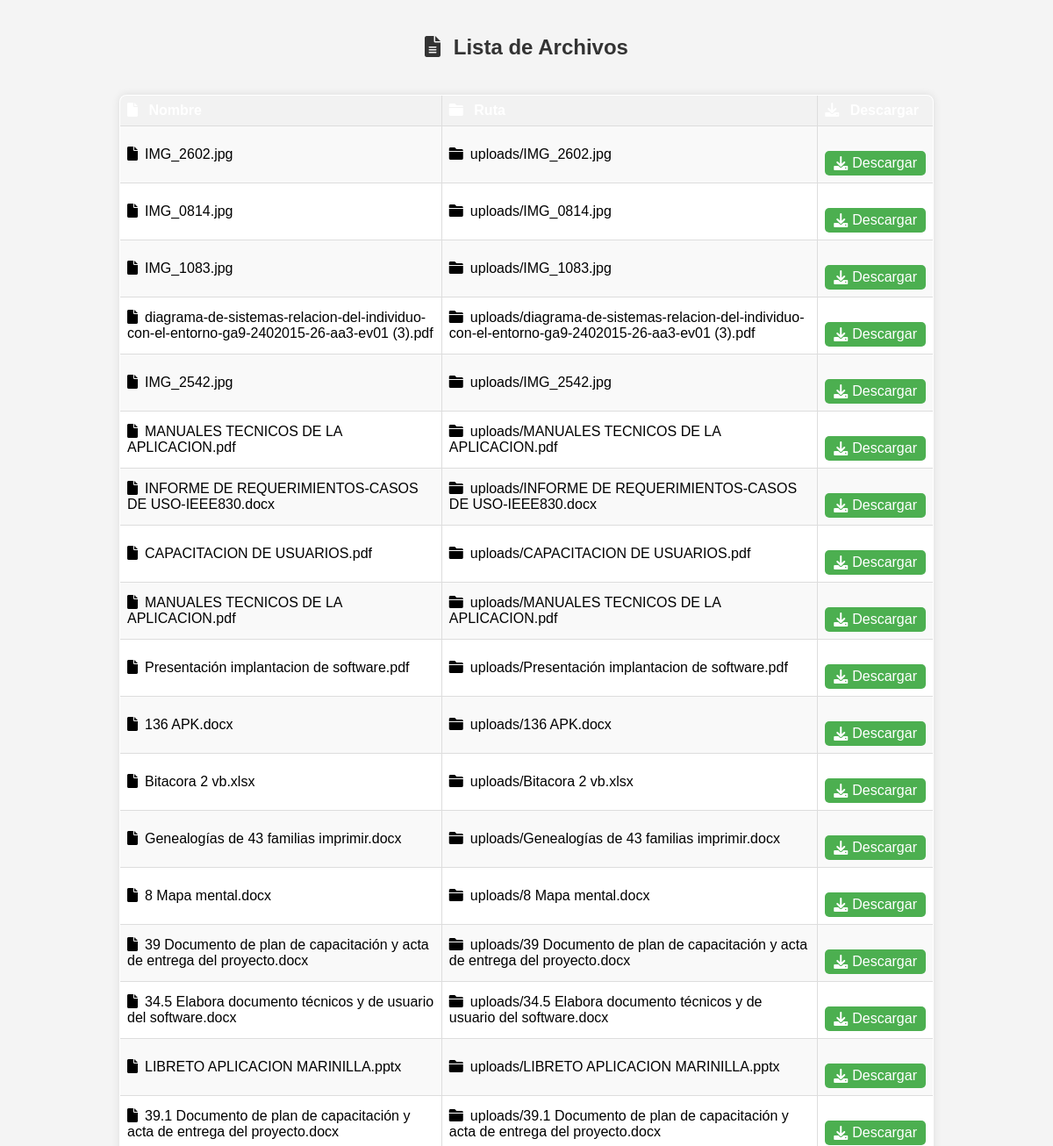
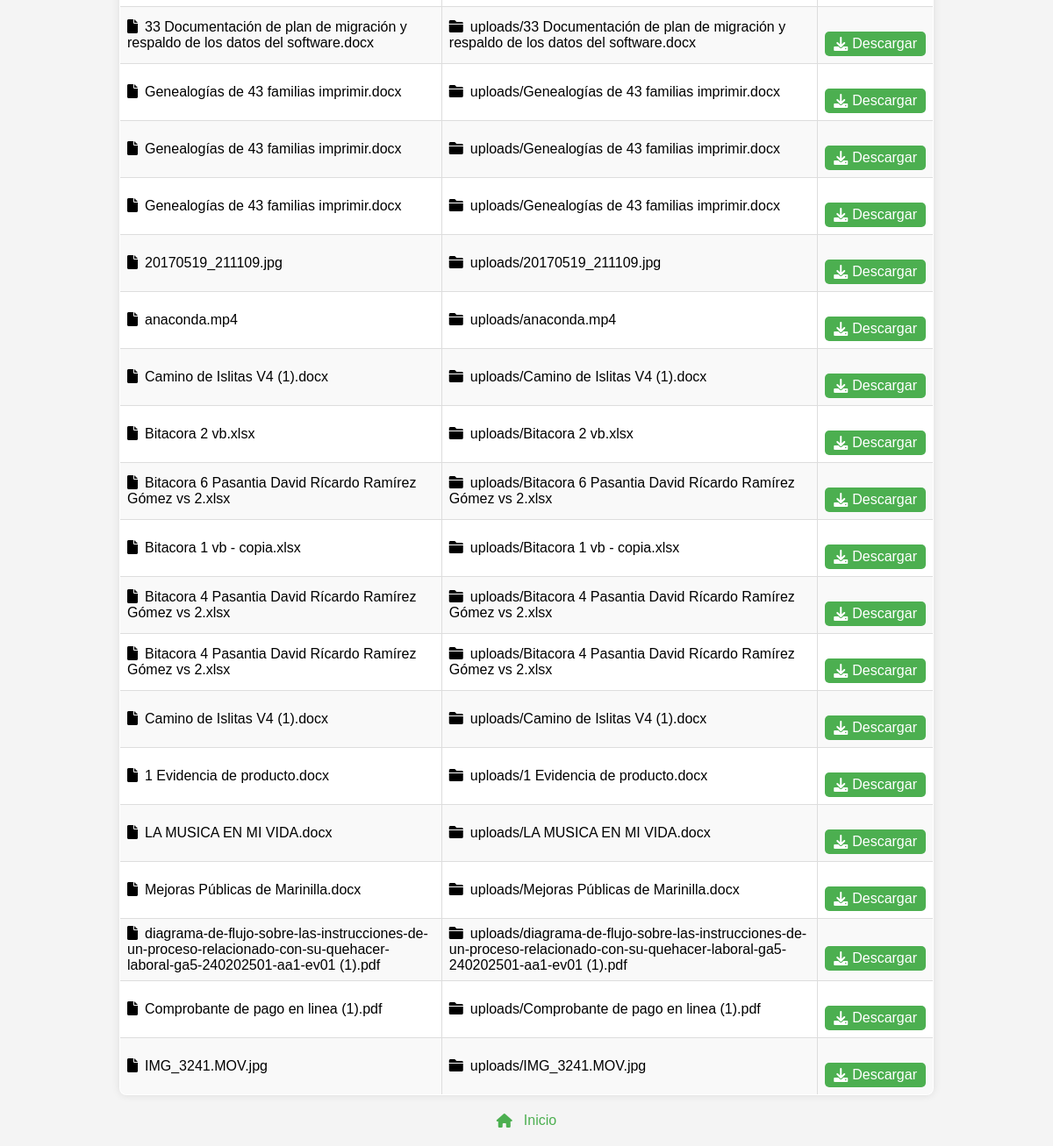
Screenshot of /lista2.php with the database file from the repository (2 pictures, top to bottom).
### tables this page shows
CREATE TABLE `archivos6` (
  `id` bigint(20) UNSIGNED NOT NULL,
  `nombre` varchar(255) NOT NULL,
  `ruta` varchar(1024) NOT NULL,
  `fecha_subida` timestamp NOT NULL DEFAULT current_timestamp()
);

### lista2.php (the view, shortened to what this page needs)
<!DOCTYPE html>
<html lang="es">
<head>
    <link rel="stylesheet" href="css/style.css">
    <link rel="stylesheet" href="https://cdnjs.cloudflare.com/ajax/libs/font-awesome/6.0.0-beta3/css/all.min.css">
</head>
<body>
    <h2><i class="fas fa-file-alt icon"></i> Lista de Archivos</h2>
    <table>
        <tr>
            <th><i class="fas fa-file icon"></i> Nombre</th>
            <th><i class="fas fa-folder icon"></i> Ruta</th>
            <th><i class="fas fa-download icon"></i> Descargar</th>
        </tr>
        <?php
        require 'database.php';
        $stmt = $conn->prepare("SELECT * FROM archivos6");
        $stmt->execute();
        $results = $stmt->fetchAll(PDO::FETCH_ASSOC);
        if (count($results) > 0) {
            foreach ($results as $row) {
                echo "<tr>";
                echo "<td><i class='fas fa-file icon'></i>" . htmlspecialchars($row['nombre']) . "</td>";
                echo "<td><i class='fas fa-folder icon'></i>" . htmlspecialchars($row['ruta']) . "</td>";
                echo "<td><a class='download-button' href='download.php?file=" . urlencode($row['ruta']) . "'><i class='fas fa-download'></i> Descargar</a></td>";
                echo "</tr>";
            }
        } else {
            echo "<tr><td colspan='3'><i class='fas fa-exclamation-circle icon'></i> No hay archivos disponibles.</td></tr>";
        }
        ?>
    </table>
    <a href="inicio3.php"><i class="fas fa-home icon"></i> Inicio</a>
</body>
</html>

### style.css (style rules this page uses)
table { width: 100%; border-collapse: collapse; margin-top: 20px; }
th, td { border: 1px solid #ddd; padding: 8px; text-align: left; }
th { background-color: #f2f2f2; }
body { font-family: 'Roboto', sans-serif; background-color: #f0f0f0; margin: 0; padding: 0; }
a { display: block; text-align: center; margin-top: 10px; text-decoration: none; color: #333; }
table { border-collapse: collapse; width: 100%; }
table, th, td { border: 1px solid #ddd; }
th, td { padding: 8px; text-align: left; }
tr:nth-child(even) { background-color: #f2f2f2; }
th { background-color: #4CAF50; color: white; }
body { font-family: Arial, sans-serif; }

### lista2.php (style rules this page uses)
body { font-family: Arial, sans-serif; background-color: #f4f4f4; display: flex; flex-direction: column; align-items: center; padding: 20px; }
h1, h2 { color: #333; }
table { border-collapse: collapse; width: 80%; margin-top: 20px; background-color: #fff; border-radius: 8px; overflow: hidden; box-shadow: 0 0 10px rgba(0, 0, 0, 0.1); }
table, th, td { border: 1px solid #ddd; padding: 8px; }
th { background-color: #f2f2f2; text-align: left; font-weight: bold; }
tr:nth-child(even) { background-color: #f9f9f9; }
.download-button { background-color: #4CAF50; color: white; border: none; padding: 5px 10px; border-radius: 5px; cursor: pointer; text-decoration: none; display: flex; align-items: center; gap: 5px; transition: background-color 0.3s ease; }
.download-button i { font-size: 16px; }
a { margin-top: 20px; text-decoration: none; color: #4CAF50; font-size: 16px; transition: color 0.3s ease; display: flex; align-items: center; gap: 5px; }
.icon { margin-right: 8px; }

### rows the page displays
archivos6: nombre "IMG_2602.jpg", ruta "uploads/IMG_2602.jpg"
archivos6: nombre "IMG_0814.jpg", ruta "uploads/IMG_0814.jpg"
archivos6: nombre "IMG_1083.jpg", ruta "uploads/IMG_1083.jpg"
archivos6: nombre "diagrama-de-sistemas-relacion-del-individuo-con-el-entorno-ga9-2402015-26-aa3-ev01 (3).pdf", ruta "uploads/diagrama-de-sistemas-relacion-del-individuo-con-el-entorno-ga9-2402015-26-aa3-ev01 (3).pdf"
archivos6: nombre "IMG_2542.jpg", ruta "uploads/IMG_2542.jpg"
archivos6: nombre "MANUALES TECNICOS DE LA APLICACION.pdf", ruta "uploads/MANUALES TECNICOS DE LA APLICACION.pdf"
archivos6: nombre "INFORME DE REQUERIMIENTOS-CASOS DE USO-IEEE830.docx", ruta "uploads/INFORME DE REQUERIMIENTOS-CASOS DE USO-IEEE830.docx"
archivos6: nombre "CAPACITACION DE USUARIOS.pdf", ruta "uploads/CAPACITACION DE USUARIOS.pdf"
archivos6: nombre "MANUALES TECNICOS DE LA APLICACION.pdf", ruta "uploads/MANUALES TECNICOS DE LA APLICACION.pdf"
archivos6: nombre "Presentación implantacion de software.pdf", ruta "uploads/Presentación implantacion de software.pdf"
archivos6: nombre "136 APK.docx", ruta "uploads/136 APK.docx"
archivos6: nombre "Bitacora 2 vb.xlsx", ruta "uploads/Bitacora 2 vb.xlsx"
archivos6: nombre "Genealogías de 43 familias imprimir.docx", ruta "uploads/Genealogías de 43 familias imprimir.docx"
archivos6: nombre "8 Mapa mental.docx", ruta "uploads/8 Mapa mental.docx"
archivos6: nombre "39 Documento de plan de capacitación y acta de entrega del proyecto.docx", ruta "uploads/39 Documento de plan de capacitación y acta de entrega del proyecto.docx"
archivos6: nombre "34.5 Elabora documento técnicos y de usuario del software.docx", ruta "uploads/34.5 Elabora documento técnicos y de usuario del software.docx"
archivos6: nombre "LIBRETO APLICACION MARINILLA.pptx", ruta "uploads/LIBRETO APLICACION MARINILLA.pptx"
archivos6: nombre "39.1 Documento de plan de capacitación y acta de entrega del proyecto.docx", ruta "uploads/39.1 Documento de plan de capacitación y acta de entrega del proyecto.docx"
archivos6: nombre "33 Documentación de plan de migración y respaldo de los datos del software.docx", ruta "uploads/33 Documentación de plan de migración y respaldo de los datos del software.docx"
archivos6: nombre "Genealogías de 43 familias imprimir.docx", ruta "uploads/Genealogías de 43 familias imprimir.docx"
archivos6: nombre "Genealogías de 43 familias imprimir.docx", ruta "uploads/Genealogías de 43 familias imprimir.docx"
archivos6: nombre "Genealogías de 43 familias imprimir.docx", ruta "uploads/Genealogías de 43 familias imprimir.docx"
archivos6: nombre "20170519_211109.jpg", ruta "uploads/20170519_211109.jpg"
archivos6: nombre "anaconda.mp4", ruta "uploads/anaconda.mp4"
archivos6: nombre "Camino de Islitas V4 (1).docx", ruta "uploads/Camino de Islitas V4 (1).docx"
archivos6: nombre "Bitacora 2 vb.xlsx", ruta "uploads/Bitacora 2 vb.xlsx"
archivos6: nombre "Bitacora 6 Pasantia David Rícardo Ramírez Gómez vs 2.xlsx", ruta "uploads/Bitacora 6 Pasantia David Rícardo Ramírez Gómez vs 2.xlsx"
archivos6: nombre "Bitacora 1 vb - copia.xlsx", ruta "uploads/Bitacora 1 vb - copia.xlsx"
archivos6: nombre "Bitacora 4 Pasantia David Rícardo Ramírez Gómez vs 2.xlsx", ruta "uploads/Bitacora 4 Pasantia David Rícardo Ramírez Gómez vs 2.xlsx"
archivos6: nombre "Bitacora 4 Pasantia David Rícardo Ramírez Gómez vs 2.xlsx", ruta "uploads/Bitacora 4 Pasantia David Rícardo Ramírez Gómez vs 2.xlsx"
archivos6: nombre "Camino de Islitas V4 (1).docx", ruta "uploads/Camino de Islitas V4 (1).docx"
archivos6: nombre "1 Evidencia de producto.docx", ruta "uploads/1 Evidencia de producto.docx"
archivos6: nombre "LA MUSICA EN MI VIDA.docx", ruta "uploads/LA MUSICA EN MI VIDA.docx"
archivos6: nombre "Mejoras Públicas de Marinilla.docx", ruta "uploads/Mejoras Públicas de Marinilla.docx"
archivos6: nombre "diagrama-de-flujo-sobre-las-instrucciones-de-un-proceso-relacionado-con-su-quehacer-laboral-ga5-240202501-aa1-ev01 (1).pdf", ruta "uploads/diagrama-de-flujo-sobre-las-instrucciones-de-un-proceso-relacionado-con-su-quehacer-laboral-ga5-240202501-aa1-ev01 (1).pdf"
archivos6: nombre "Comprobante de pago en linea (1).pdf", ruta "uploads/Comprobante de pago en linea (1).pdf"
archivos6: nombre "IMG_3241.MOV.jpg", ruta "uploads/IMG_3241.MOV.jpg"
